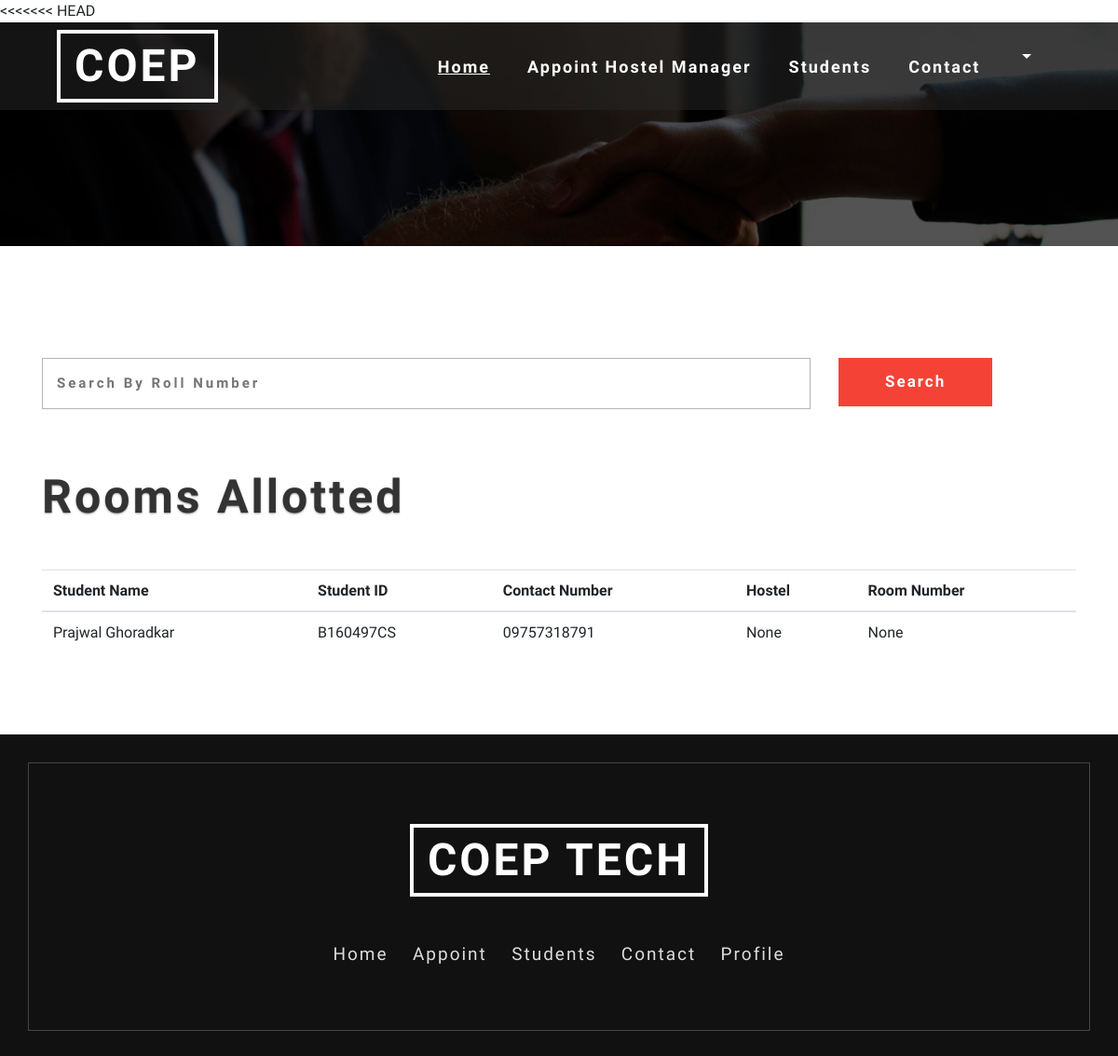
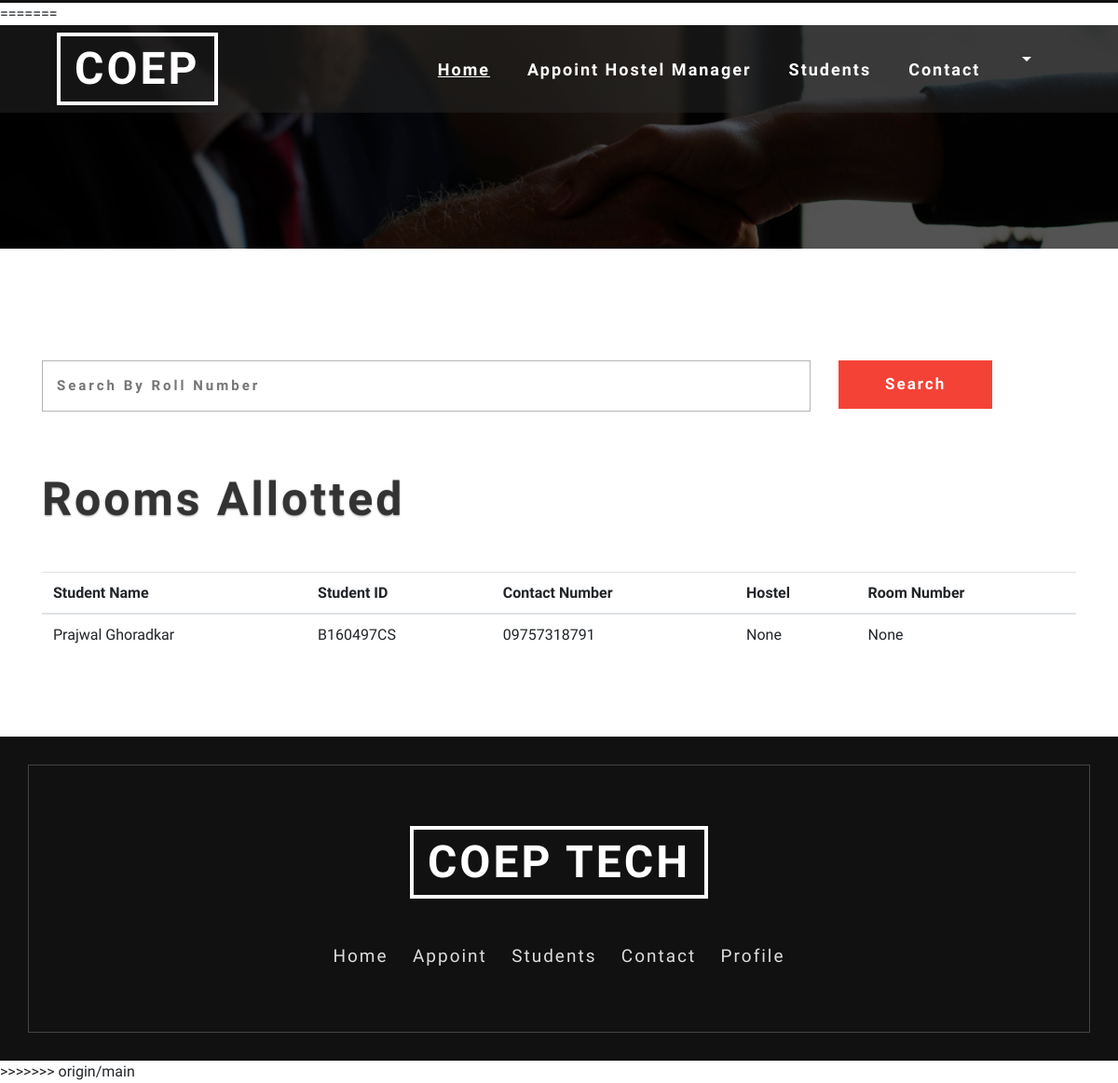
The page /admin/students.php on the database its author committed (2 pictures, top to bottom).
### tables this page shows
CREATE TABLE `Student` (
  `MIS` varchar(255) NOT NULL,
  `Fname` varchar(255) NOT NULL,
  `Lname` varchar(255) NOT NULL,
  `Mob` varchar(255) NOT NULL,
  `Branch` varchar(255) NOT NULL,
  `Year_of_study` varchar(255) NOT NULL,
  `Pwd` longtext NOT NULL,
  `Hostel_id` int(10) DEFAULT NULL,
  `Room_id` int(10) DEFAULT NULL,
  PRIMARY KEY (`MIS`),
  KEY `Hostel_id` (`Hostel_id`),
  KEY `Room_id` (`Room_id`),
  CONSTRAINT `Student_ibfk_1` FOREIGN KEY (`Hostel_id`) REFERENCES `Hostel` (`Hostel_id`),
  CONSTRAINT `Student_ibfk_2` FOREIGN KEY (`Room_id`) REFERENCES `Room` (`Room_id`)
);

### admin/students.php (the view, shortened to what this page needs)
<!DOCTYPE html>
<html lang="en">
<head>
	<link rel="stylesheet" href="../web_home/css_home/bootstrap.css">
	<link rel="stylesheet" href="../web_home/css_home/style.css" type="text/css" media="all" />
	<link rel="stylesheet" href="../web_home/css_home/fontawesome-all.css">
</head>
<body>
<div class="inner-page-banner" id="home">
	<header>
		<div class="container agile-banner_nav">
			<nav class="navbar navbar-expand-lg navbar-light bg-light">
				<h1><a class="navbar-brand" href="admin_home.php">COEP <span class="display"> </span></a></h1>
				<div class="collapse navbar-collapse justify-content-center" id="navbarSupportedContent">
					<ul class="navbar-nav ml-auto">
						<li class="nav-item active">
							<a class="nav-link" href="admin_home.php">Home <span class="sr-only">(current)</span></a>
						</li>
						<li class="nav-item">
							<a class="nav-link" href="create_hm.php">Appoint Hostel Manager</a>
						</li>
						<li class="nav-item">
							<a class="nav-link" href="students.php">Students</a>
						</li>
						<li class="nav-item">
							<a class="nav-link" href="admin_contact.php">Contact</a>
						</li>
			            <li class="dropdown nav-item">
						<a href="#" class="dropdown-toggle nav-link" data-toggle="dropdown"><?php echo $_SESSION['username']; ?>
						</a>
					</li>
					</ul>
				</div>
			</nav>
		</div>
	</header>
</div>
<br><br><br>
<section class="contact py-5">
	<div class="container">
			<div class="mail_grid_w3l">
				<form action="students.php" method="post">
					<div class="row">
					        <div class="col-md-9">
							<input type="text" placeholder="Search by Roll Number" name="search_box">
							</div>
							<div class="col-md-3">
							<input type="submit" value="Search" name="search"></input>
							</div>
					</div>
				</form>
			</div>
	</div>
</section>
<div class="container">
<h2 class="heading text-capitalize mb-sm-5 mb-4"> Rooms Allotted </h2>
<?php
   $query1 = "SELECT * FROM Student";
   $result1 = mysqli_query($conn,$query1);
?>
  <table class="table table-hover">
    <thead>
      <tr>
        <th>Student Name</th>
        <th>Student ID</th>
        <th>Contact Number</th>
        <th>Hostel</th>
        <th>Room Number</th>
      </tr>
    </thead>
    <tbody>
    <?php
      if(mysqli_num_rows($result1)==0){
         echo '<tr><td colspan="4">No Rows Returned</td></tr>';
      }
      else{
      	while($row1 = mysqli_fetch_assoc($result1)){
            $room_id = $row1['Room_id'];
            $HID = $row1['Hostel_id'];
            $query7 = "SELECT * FROM Room WHERE Room_id = '$room_id'";
            $result7 = mysqli_query($conn,$query7);
            $row7 = mysqli_fetch_assoc($result7);
            $room_no = $row7['Room_No'];
            $query99 = "SELECT * FROM Hostel WHERE Hostel_id = '$HID'";
            $result99 = mysqli_query($conn,$query99);
            $row99 = mysqli_fetch_assoc($result99);
            $HNM = $row99['Hostel_name'];
            if (!$HNM) {
              $HNM='None';
            }
            if(!$room_no){
              $room_no='None';
            }
            $student_name = $row1['Fname']." ".$row1['Lname'];
      		echo "<tr><td>{$student_name}</td><td>{$row1['MIS']}</td><td>{$row1['Mob']}</td><td>{$HNM}</td><td>{$room_no}</td></tr>\n";
      	}
      }
    ?>
    </tbody>
  </table>
</div>
<br>
<br>
<br>
<footer class="py-5">
	<div class="container py-md-5">
		<div class="footer-logo mb-5 text-center">
			<a class="navbar-brand" href="https://www.coeptech.ac.in/" target="_blank">COEP TECH</a>
		</div>
		<div class="footer-grid">
			<div class="list-footer">
				<ul class="footer-nav text-center">
					<li>
						<a href="admin_home.php">Home</a>
					</li>
					<li>
						<a href="create_hm.php">Appoint</a>
					</li>
					<li>
						<a href="students.php">Students</a>
					</li>
					<li>
						<a href="admin_contact.php">Contact</a>
					</li>
					<li>
						<a href="admin_profile.php">Profile</a>
					</li>
				</ul>
			</div>
		</div>
	</div>
</footer>
</body>
</html>
<!DOCTYPE html>
<html lang="en">
<head>
	<link rel="stylesheet" href="../web_home/css_home/bootstrap.css">
	<link rel="stylesheet" href="../web_home/css_home/style.css" type="text/css" media="all" />
	<link rel="stylesheet" href="../web_home/css_home/fontawesome-all.css">
</head>
<body>
<div class="inner-page-banner" id="home">
	<header>
		<div class="container agile-banner_nav">
			<nav class="navbar navbar-expand-lg navbar-light bg-light">
				<h1><a class="navbar-brand" href="admin_home.php">COEP <span class="display"> </span></a></h1>
				<div class="collapse navbar-collapse justify-content-center" id="navbarSupportedContent">
					<ul class="navbar-nav ml-auto">
						<li class="nav-item active">
							<a class="nav-link" href="admin_home.php">Home <span class="sr-only">(current)</span></a>
						</li>
						<li class="nav-item">
							<a class="nav-link" href="create_hm.php">Appoint Hostel Manager</a>
						</li>
						<li class="nav-item">
							<a class="nav-link" href="students.php">Students</a>
						</li>
						<li class="nav-item">
							<a class="nav-link" href="admin_contact.php">Contact</a>
						</li>
			            <li class="dropdown nav-item">
						<a href="#" class="dropdown-toggle nav-link" data-toggle="dropdown"><?php echo $_SESSION['username']; ?>
						</a>
					</li>
					</ul>
				</div>
			</nav>
		</div>
	</header>
</div>
<br><br><br>
<section class="contact py-5">
	<div class="container">
			<div class="mail_grid_w3l">
				<form action="students.php" method="post">
					<div class="row">
					        <div class="col-md-9">
							<input type="text" placeholder="Search by Roll Number" name="search_box">
							</div>
							<div class="col-md-3">
							<input type="submit" value="Search" name="search"></input>
							</div>
					</div>
				</form>
			</div>
	</div>
</section>
<div class="container">
<h2 class="heading text-capitalize mb-sm-5 mb-4"> Rooms Allotted </h2>
<?php
   $query1 = "SELECT * FROM Student";
   $result1 = mysqli_query($conn,$query1);
?>
  <table class="table table-hover">
    <thead>
      <tr>
        <th>Student Name</th>
        <th>Student ID</th>
        <th>Contact Number</th>
        <th>Hostel</th>
        <th>Room Number</th>
      </tr>
    </thead>
    <tbody>
    <?php
      if(mysqli_num_rows($result1)==0){
         echo '<tr><td colspan="4">No Rows Returned</td></tr>';
      }
      else{
      	while($row1 = mysqli_fetch_assoc($result1)){
            $room_id = $row1['Room_id'];
            $HID = $row1['Hostel_id'];
            $query7 = "SELECT * FROM Room WHERE Room_id = '$room_id'";
            $result7 = mysqli_query($conn,$query7);
            $row7 = mysqli_fetch_assoc($result7);
            $room_no = $row7['Room_No'];
            $query99 = "SELECT * FROM Hostel WHERE Hostel_id = '$HID'";
            $result99 = mysqli_query($conn,$query99);
            $row99 = mysqli_fetch_assoc($result99);
            $HNM = $row99['Hostel_name'];
            if (!$HNM) {
              $HNM='None';
            }
            if(!$room_no){
              $room_no='None';
            }
            $student_name = $row1['Fname']." ".$row1['Lname'];
      		echo "<tr><td>{$student_name}</td><td>{$row1['MIS']}</td><td>{$row1['Mob']}</td><td>{$HNM}</td><td>{$room_no}</td></tr>\n";
      	}
      }
    ?>
    </tbody>
  </table>
</div>
<br>
<br>
<br>
<footer class="py-5">
	<div class="container py-md-5">
		<div class="footer-logo mb-5 text-center">
			<a class="navbar-brand" href="https://www.coeptech.ac.in/" target="_blank">COEP TECH</a>
		</div>
		<div class="footer-grid">
			<div class="list-footer">
				<ul class="footer-nav text-center">
					<li>
						<a href="admin_home.php">Home</a>
					</li>
					<li>
						<a href="create_hm.php">Appoint</a>
					</li>
					<li>
						<a href="students.php">Students</a>
					</li>
					<li>
						<a href="admin_contact.php">Contact</a>
					</li>
					<li>
						<a href="admin_profile.php">Profile</a>
					</li>
				</ul>
			</div>
		</div>
	</div>
</footer>
</body>
</html>

### web_home/css_home/style.css (style rules this page uses)
body { padding:0; margin:0; position:relative; font-family: 'Poiret One', cursive; }
body a { transition:0.5s all; -webkit-transition:0.5s all; -moz-transition:0.5s all; -o-transition:0.5s all; -ms-transition:0.5s all; }
input[type="button"],input[type="submit"],.contact-form input[type="submit"] { transition:0.5s all; -webkit-transition:0.5s all; -moz-transition:0.5s all; -o-transition:0.5s all; -ms-transition:0.5s all; }
h1,h2,h3,h4,h5,h6 { margin:0; }
ul { margin:0; padding:0; }
header { position: absolute; z-index: 9; width: 100%; background: rgba(37, 37, 37, 0.54); }
.bg-light { background-color: transparent !important; }
h1 { font-size: inherit; }
.navbar-nav > li { margin-right: 1.5em; }
.navbar-light .navbar-nav .show > .nav-link, .navbar-light .navbar-nav .active > .nav-link, .navbar-light .navbar-nav .nav-link.show, .navbar-light .navbar-nav .nav-link.active { color: #fff; font-size: 18px; font-weight: 700; letter-spacing: 2px; text-decoration: underline; }
.navbar-light .navbar-nav .nav-link { color: #fff; font-size: 18px; font-weight: 700; letter-spacing: 2px; }
.navbar-light .navbar-brand { color: #fff; font-size: 3em; text-decoration: none; border: 4px solid #fff; text-transform: uppercase; font-weight: 700; margin: 0; text-align: center; letter-spacing: 3px; padding: 10px 15px; line-height: 50px; }
h3.heading,h2.heading { font-size: 50px; font-weight: 700; letter-spacing: 3px; color: #333; text-shadow: 0 1px 2px rgba(0, 0, 0, 0.4); }
footer { background: #111; position: relative; z-index: 1; }
footer:after { position: absolute; content: ''; left: 30px; right: 30px; bottom: 30px; top: 30px; border: 1px solid #444; z-index: -1; }
.footer-logo a.navbar-brand { color: #fff; font-size: 3em; text-decoration: none; border: 4px solid #fff; text-transform: uppercase; font-weight: 700; margin: 0; letter-spacing: 3px; padding: 10px 15px; line-height: 50px; }
.footer-nav li { list-style-type: none; display: inline-block; margin: 0px .7em; border-bottom: 2px solid rgba(226, 222, 222, 0); }
ul.footer-nav li a { color: #ddd; font-size: 19px; letter-spacing: 2px; display: inline-block; }
.inner-page-banner { background: url(../images/1.jpg) no-repeat center; height: 20vw; background-size: cover; }
.mail_grid_w3l input[type="text"], .mail_grid_w3l input[type="email"],.mail_grid_w3l input[type="number"],.mail_grid_w3l input[type="password"], .mail_grid_w3l textarea { outline: none; padding: 15px; font-size: 15px; color: #777; background: none; width: 100%; border: 1px solid #b5b5b5; letter-spacing: 3px; font-weight: bold; text-transform: capitalize; }
.mail_grid_w3l input[type="submit"] { outline: none; padding: 13px 50px; font-size: 17px; color: #fff; font-weight: 600; background: #F44336; border: none; text-transform: capitalize; letter-spacing: 2px; }

### rows shown on the page
student: student_name "Prajwal Ghoradkar", MIS "B160497CS", Mob "09757318791", HNM "None", room_no "None"
